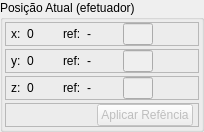
        <widget class="QGroupBox" name="groupBox_4">
         <property name="sizePolicy">
          <sizepolicy hsizetype="Minimum" vsizetype="Preferred">
           <horstretch>0</horstretch>
           <verstretch>0</verstretch>
          </sizepolicy>
         </property>
         <property name="title">
          <string>Posição Atual (efetuador)</string>
         </property>
         <layout class="QVBoxLayout" name="verticalLayout_4">
          <property name="spacing">
           <number>3</number>
          </property>
          <property name="leftMargin">
           <number>2</number>
          </property>
          <property name="topMargin">
           <number>2</number>
          </property>
          <property name="rightMargin">
           <number>2</number>
          </property>
          <property name="bottomMargin">
           <number>2</number>
          </property>
          <item>
           <widget class="QFrame" name="frame_15">
            <property name="sizePolicy">
             <sizepolicy hsizetype="Minimum" vsizetype="Preferred">
              <horstretch>0</horstretch>
              <verstretch>0</verstretch>
             </sizepolicy>
            </property>
            <property name="frameShape">
             <enum>QFrame::StyledPanel</enum>
            </property>
            <property name="frameShadow">
             <enum>QFrame::Raised</enum>
            </property>
            <layout class="QHBoxLayout" name="horizontalLayout_15">
             <property name="leftMargin">
              <number>5</number>
             </property>
             <property name="topMargin">
              <number>0</number>
             </property>
             <property name="rightMargin">
              <number>5</number>
             </property>
             <property name="bottomMargin">
              <number>0</number>
             </property>
             <item>
              <widget class="QLabel" name="label_14">
               <property name="sizePolicy">
                <sizepolicy hsizetype="Fixed" vsizetype="Preferred">
                 <horstretch>10</horstretch>
                 <verstretch>0</verstretch>
                </sizepolicy>
               </property>
               <property name="minimumSize">
                <size>
                 <width>10</width>
                 <height>0</height>
                </size>
               </property>
               <property name="maximumSize">
                <size>
                 <width>10</width>
                 <height>16777215</height>
                </size>
               </property>
               <property name="text">
                <string>x:</string>
               </property>
              </widget>
             </item>
             <item>
              <widget class="QLabel" name="xLabel">
               <property name="sizePolicy">
                <sizepolicy hsizetype="Fixed" vsizetype="Preferred">
                 <horstretch>30</horstretch>
                 <verstretch>0</verstretch>
                </sizepolicy>
               </property>
               <property name="minimumSize">
                <size>
                 <width>30</width>
                 <height>0</height>
                </size>
               </property>
               <property name="maximumSize">
                <size>
                 <width>30</width>
                 <height>16777215</height>
                </size>
               </property>
               <property name="text">
                <string>0</string>
               </property>
              </widget>
             </item>
             <item>
              <widget class="QLabel" name="label_15">
               <property name="sizePolicy">
                <sizepolicy hsizetype="Fixed" vsizetype="Preferred">
                 <horstretch>0</horstretch>
                 <verstretch>0</verstretch>
                </sizepolicy>
               </property>
               <property name="maximumSize">
                <size>
                 <width>20</width>
                 <height>16777215</height>
                </size>
               </property>
               <property name="text">
                <string>ref:</string>
               </property>
              </widget>
             </item>
             <item>
              <widget class="QLabel" name="xRef">
               <property name="sizePolicy">
                <sizepolicy hsizetype="Fixed" vsizetype="Preferred">
                 <horstretch>30</horstretch>
                 <verstretch>0</verstretch>
                </sizepolicy>
               </property>
               <property name="minimumSize">
                <size>
                 <width>30</width>
                 <height>0</height>
                </size>
               </property>
               <property name="maximumSize">
                <size>
                 <width>30</width>
                 <height>16777215</height>
                </size>
               </property>
               <property name="text">
                <string>-</string>
               </property>
              </widget>
             </item>
             <item>
              <widget class="QLineEdit" name="xRefEdit">
               <property name="enabled">
                <bool>false</bool>
               </property>
               <property name="sizePolicy">
                <sizepolicy hsizetype="Fixed" vsizetype="Fixed">
                 <horstretch>30</horstretch>
                 <verstretch>0</verstretch>
                </sizepolicy>
               </property>
               <property name="minimumSize">
                <size>
                 <width>30</width>
                 <height>0</height>
                </size>
               </property>
               <property name="maximumSize">
                <size>
                 <width>30</width>
                 <height>16777215</height>
                </size>
               </property>
              </widget>
             </item>
             <item>
              <spacer name="horizontalSpacer">
               <property name="orientation">
                <enum>Qt::Horizontal</enum>
               </property>
               <property name="sizeHint" stdset="0">
                <size>
                 <width>40</width>
                 <height>20</height>
                </size>
               </property>
              </spacer>
             </item>
            </layout>
           </widget>
          </item>
          <item>
           <widget class="QFrame" name="frame_5">
            <property name="sizePolicy">
             <sizepolicy hsizetype="Minimum" vsizetype="Preferred">
              <horstretch>0</horstretch>
              <verstretch>0</verstretch>
             </sizepolicy>
            </property>
            <property name="frameShape">
             <enum>QFrame::StyledPanel</enum>
            </property>
            <property name="frameShadow">
             <enum>QFrame::Raised</enum>
            </property>
            <layout class="QHBoxLayout" name="horizontalLayout_5">
             <property name="leftMargin">
              <number>5</number>
             </property>
             <property name="topMargin">
              <number>0</number>
             </property>
             <property name="rightMargin">
              <number>5</number>
             </property>
             <property name="bottomMargin">
              <number>0</number>
             </property>
             <item>
              <widget class="QLabel" name="label_4">
               <property name="sizePolicy">
                <sizepolicy hsizetype="Fixed" vsizetype="Preferred">
                 <horstretch>10</horstretch>
                 <verstretch>0</verstretch>
                </sizepolicy>
               </property>
               <property name="minimumSize">
                <size>
                 <width>10</width>
                 <height>0</height>
                </size>
               </property>
               <property name="maximumSize">
                <size>
                 <width>10</width>
                 <height>16777215</height>
                </size>
               </property>
               <property name="text">
                <string>y:</string>
               </property>
              </widget>
             </item>
             <item>
              <widget class="QLabel" name="yLabel">
               <property name="sizePolicy">
                <sizepolicy hsizetype="Fixed" vsizetype="Preferred">
                 <horstretch>30</horstretch>
                 <verstretch>0</verstretch>
                </sizepolicy>
               </property>
               <property name="minimumSize">
                <size>
                 <width>30</width>
                 <height>0</height>
                </size>
               </property>
               <property name="maximumSize">
                <size>
                 <width>30</width>
                 <height>16777215</height>
                </size>
               </property>
               <property name="text">
                <string>0</string>
               </property>
              </widget>
             </item>
             <item>
              <widget class="QLabel" name="label_16">
               <property name="sizePolicy">
                <sizepolicy hsizetype="Fixed" vsizetype="Preferred">
                 <horstretch>0</horstretch>
                 <verstretch>0</verstretch>
                </sizepolicy>
               </property>
               <property name="maximumSize">
                <size>
                 <width>20</width>
                 <height>16777215</height>
                </size>
               </property>
               <property name="text">
                <string>ref:</string>
               </property>
              </widget>
             </item>
             <item>
              <widget class="QLabel" name="yRef">
               <property name="sizePolicy">
                <sizepolicy hsizetype="Fixed" vsizetype="Preferred">
                 <horstretch>30</horstretch>
                 <verstretch>0</verstretch>
                </sizepolicy>
               </property>
               <property name="minimumSize">
                <size>
                 <width>30</width>
                 <height>0</height>
                </size>
               </property>
               <property name="maximumSize">
                <size>
                 <width>30</width>
                 <height>16777215</height>
                </size>
               </property>
               <property name="text">
                <string>-</string>
               </property>
              </widget>
             </item>
             <item>
              <widget class="QLineEdit" name="yRefEdit">
               <property name="enabled">
                <bool>false</bool>
               </property>
               <property name="sizePolicy">
                <sizepolicy hsizetype="Fixed" vsizetype="Fixed">
                 <horstretch>30</horstretch>
                 <verstretch>0</verstretch>
                </sizepolicy>
               </property>
               <property name="minimumSize">
                <size>
                 <width>30</width>
                 <height>0</height>
                </size>
               </property>
               <property name="maximumSize">
                <size>
                 <width>30</width>
                 <height>16777215</height>
                </size>
               </property>
              </widget>
             </item>
             <item>
              <spacer name="horizontalSpacer_2">
               <property name="orientation">
                <enum>Qt::Horizontal</enum>
               </property>
               <property name="sizeHint" stdset="0">
                <size>
                 <width>40</width>
                 <height>20</height>
                </size>
               </property>
              </spacer>
             </item>
            </layout>
           </widget>
          </item>
          <item>
           <widget class="QFrame" name="frame_6">
            <property name="sizePolicy">
             <sizepolicy hsizetype="Minimum" vsizetype="Preferred">
              <horstretch>0</horstretch>
              <verstretch>0</verstretch>
             </sizepolicy>
            </property>
            <property name="frameShape">
             <enum>QFrame::StyledPanel</enum>
            </property>
            <property name="frameShadow">
             <enum>QFrame::Raised</enum>
            </property>
            <layout class="QHBoxLayout" name="horizontalLayout_6">
             <property name="leftMargin">
              <number>5</number>
             </property>
             <property name="topMargin">
              <number>0</number>
             </property>
             <property name="rightMargin">
              <number>5</number>
             </property>
             <property name="bottomMargin">
              <number>0</number>
             </property>
             <item>
              <widget class="QLabel" name="label_5">
               <property name="sizePolicy">
                <sizepolicy hsizetype="Fixed" vsizetype="Preferred">
                 <horstretch>10</horstretch>
                 <verstretch>0</verstretch>
                </sizepolicy>
               </property>
               <property name="minimumSize">
                <size>
                 <width>10</width>
                 <height>0</height>
                </size>
               </property>
               <property name="maximumSize">
                <size>
                 <width>10</width>
                 <height>16777215</height>
                </size>
               </property>
               <property name="text">
                <string>z:</string>
               </property>
              </widget>
             </item>
             <item>
              <widget class="QLabel" name="zLabel">
               <property name="sizePolicy">
                <sizepolicy hsizetype="Fixed" vsizetype="Preferred">
                 <horstretch>30</horstretch>
                 <verstretch>0</verstretch>
                </sizepolicy>
               </property>
               <property name="minimumSize">
                <size>
                 <width>30</width>
                 <height>0</height>
                </size>
               </property>
               <property name="maximumSize">
                <size>
                 <width>30</width>
                 <height>16777215</height>
                </size>
               </property>
               <property name="text">
                <string>0</string>
               </property>
              </widget>
             </item>
             <item>
              <widget class="QLabel" name="label_17">
               <property name="sizePolicy">
                <sizepolicy hsizetype="Fixed" vsizetype="Preferred">
                 <horstretch>0</horstretch>
                 <verstretch>0</verstretch>
                </sizepolicy>
               </property>
               <property name="maximumSize">
                <size>
                 <width>20</width>
                 <height>16777215</height>
                </size>
               </property>
               <property name="text">
                <string>ref:</string>
               </property>
              </widget>
             </item>
             <item>
              <widget class="QLabel" name="zRef">
               <property name="sizePolicy">
                <sizepolicy hsizetype="Fixed" vsizetype="Preferred">
                 <horstretch>30</horstretch>
                 <verstretch>0</verstretch>
                </sizepolicy>
               </property>
               <property name="minimumSize">
                <size>
                 <width>30</width>
                 <height>0</height>
                </size>
               </property>
               <property name="maximumSize">
                <size>
                 <width>30</width>
                 <height>16777215</height>
                </size>
               </property>
               <property name="text">
                <string>-</string>
               </property>
              </widget>
             </item>
             <item>
              <widget class="QLineEdit" name="zRefEdit">
               <property name="enabled">
                <bool>false</bool>
               </property>
               <property name="sizePolicy">
                <sizepolicy hsizetype="Fixed" vsizetype="Fixed">
                 <horstretch>30</horstretch>
                 <verstretch>0</verstretch>
                </sizepolicy>
               </property>
               <property name="minimumSize">
                <size>
                 <width>30</width>
                 <height>0</height>
                </size>
               </property>
               <property name="maximumSize">
                <size>
                 <width>30</width>
                 <height>16777215</height>
                </size>
               </property>
              </widget>
             </item>
             <item>
              <spacer name="horizontalSpacer_3">
               <property name="orientation">
                <enum>Qt::Horizontal</enum>
               </property>
               <property name="sizeHint" stdset="0">
                <size>
                 <width>40</width>
                 <height>20</height>
                </size>
               </property>
              </spacer>
             </item>
            </layout>
           </widget>
          </item>
          <item>
           <widget class="QFrame" name="frame_11">
            <property name="sizePolicy">
             <sizepolicy hsizetype="Minimum" vsizetype="Preferred">
              <horstretch>0</horstretch>
              <verstretch>0</verstretch>
             </sizepolicy>
            </property>
            <property name="frameShape">
             <enum>QFrame::StyledPanel</enum>
            </property>
            <property name="frameShadow">
             <enum>QFrame::Raised</enum>
            </property>
            <layout class="QHBoxLayout" name="horizontalLayout_11">
             <property name="leftMargin">
              <number>5</number>
             </property>
             <property name="topMargin">
              <number>0</number>
             </property>
             <property name="rightMargin">
              <number>5</number>
             </property>
             <property name="bottomMargin">
              <number>0</number>
             </property>
             <item>
              <spacer name="horizontalSpacer_4">
               <property name="orientation">
                <enum>Qt::Horizontal</enum>
               </property>
               <property name="sizeHint" stdset="0">
                <size>
                 <width>40</width>
                 <height>20</height>
                </size>
               </property>
              </spacer>
             </item>
             <item>
              <widget class="QPushButton" name="setRefBtn">
               <property name="enabled">
                <bool>false</bool>
               </property>
               <property name="text">
                <string>Aplicar Refência</string>
               </property>
              </widget>
             </item>
            </layout>
           </widget>
          </item>
         </layout>
        </widget>
